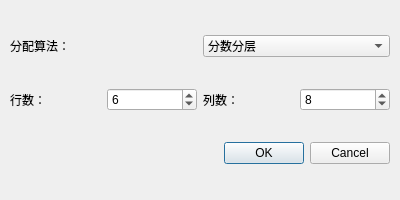
<?xml version="1.0" encoding="UTF-8"?>
<ui version="4.0">
 <class>AlgorithmConfigDialog</class>
 <widget class="QDialog" name="AlgorithmConfigDialog">
  <property name="geometry">
   <rect>
    <x>0</x>
    <y>0</y>
    <width>400</width>
    <height>200</height>
   </rect>
  </property>
  <property name="windowTitle">
   <string>算法配置</string>
  </property>
  <widget class="QWidget" name="verticalLayoutWidget">
   <property name="geometry">
    <rect>
     <x>10</x>
     <y>10</y>
     <width>380</width>
     <height>180</height>
    </rect>
   </property>
   <layout class="QVBoxLayout" name="verticalLayout">
    <item>
     <layout class="QHBoxLayout" name="horizontalLayout">
      <item>
       <widget class="QLabel" name="label">
        <property name="text">
         <string>分配算法：</string>
        </property>
       </widget>
      </item>
      <item>
       <widget class="QComboBox" name="algorithmComboBox">
        <item>
         <property name="text">
          <string>分数分层</string>
         </property>
        </item>
        <item>
         <property name="text">
          <string>均匀分组</string>
         </property>
        </item>
       </widget>
      </item>
     </layout>
    </item>
    <item>
     <layout class="QHBoxLayout" name="horizontalLayout_2">
      <item>
       <widget class="QLabel" name="label_2">
        <property name="text">
         <string>行数：</string>
        </property>
       </widget>
      </item>
      <item>
       <widget class="QSpinBox" name="rowsSpinBox">
        <property name="minimum">
         <number>1</number>
        </property>
        <property name="maximum">
         <number>20</number>
        </property>
        <property name="value">
         <number>6</number>
        </property>
       </widget>
      </item>
      <item>
       <widget class="QLabel" name="label_3">
        <property name="text">
         <string>列数：</string>
        </property>
       </widget>
      </item>
      <item>
       <widget class="QSpinBox" name="colsSpinBox">
        <property name="minimum">
         <number>1</number>
        </property>
        <property name="maximum">
         <number>20</number>
        </property>
        <property name="value">
         <number>8</number>
        </property>
       </widget>
      </item>
     </layout>
    </item>
    <item>
     <widget class="QDialogButtonBox" name="buttonBox">
      <property name="orientation">
       <enum>Qt::Horizontal</enum>
      </property>
      <property name="standardButtons">
       <set>QDialogButtonBox::Cancel|QDialogButtonBox::Ok</set>
      </property>
     </widget>
    </item>
   </layout>
  </widget>
 </widget>
 <resources/>
 <connections/>
</ui>
